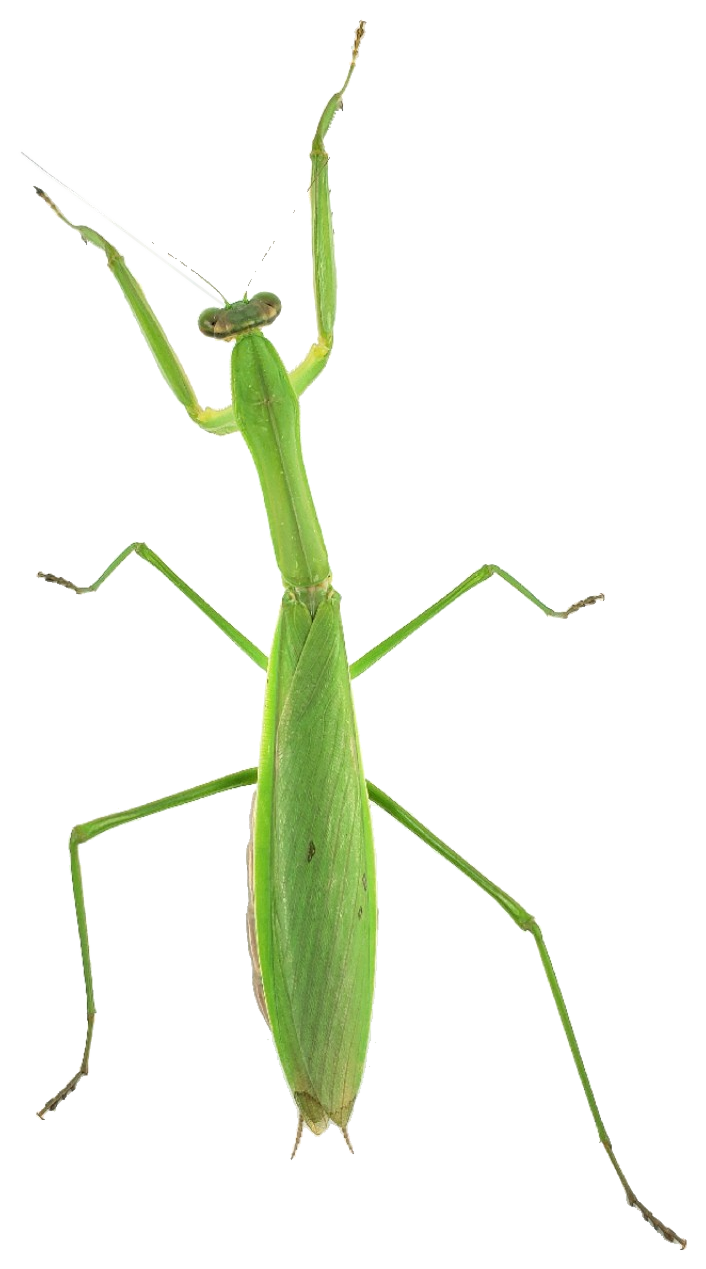
#> input picture assets/photo_cutouts/mantis_dorsal_photo.png, 706 x 1269 px
$ python render_photo_cutout_preview.py
#> lines starting #> are read from the running program, lines starting #| are printed output that depends on the picture
#!/usr/bin/env python3
"""Render a review sheet for the photo cutouts used by the Godot scene."""
from pathlib import Path

from PIL import Image, ImageDraw, ImageFont

ROOT = Path(__file__).resolve().parents[1]
OUT = ROOT / "previews/mantis_v8_photo_cutouts.png"


def font(size: int, bold: bool = False):
    candidates = [
        "/usr/share/fonts/truetype/dejavu/DejaVuSans-Bold.ttf" if bold else
        "/usr/share/fonts/truetype/dejavu/DejaVuSans.ttf",
    ]
    for candidate in candidates:
        if Path(candidate).exists():
            return ImageFont.truetype(candidate, size)
    return ImageFont.load_default()


def leaf(draw, points, fill):
    draw.polygon(points, fill=fill)
    draw.line(points[:2], fill=(91, 127, 66), width=3)


def main():
    width, height = 1440, 860
    sheet = Image.new("RGB", (width, height), (18, 31, 23))
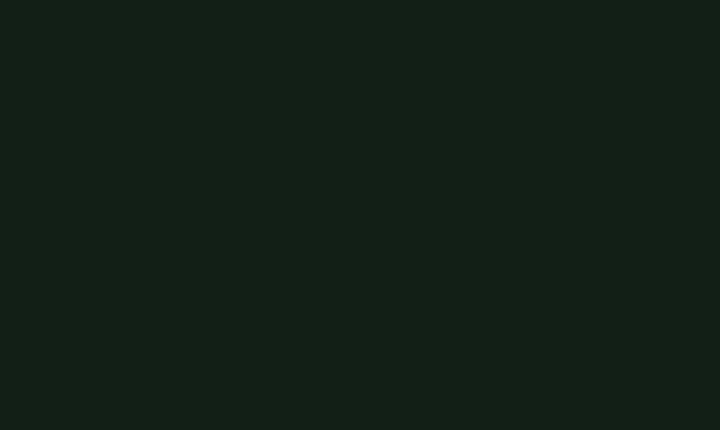
#> sheet: PIL image 1440x860 RGB (shown at 1/2 size); mean R, G, B 18, 31, 23
    draw = ImageDraw.Draw(sheet, "RGBA")
    # Soft, low-contrast leaf shapes echo the terrarium without hiding the cutouts.
    for points, color in [
        ([(0, 230), (145, 45), (225, 80), (120, 275)], (50, 83, 45, 90)),
        ([(1250, 0), (1425, 210), (1340, 280), (1205, 85)], (56, 86, 45, 72)),
        ([(1120, 860), (1285, 680), (1375, 710), (1270, 860)], (48, 80, 43, 84)),
        ([(12, 810), (200, 630), (275, 700), (105, 860)], (45, 76, 42, 76)),
    ]:
        leaf(draw, points, color)

    draw.text((52, 30), "MANTIS PHOTO MODE", font=font(31, True), fill=(228, 240, 218))
    draw.text((54, 74), "Original uploaded pixels • optional photo overlay • articulated V7 model is the default", font=font(17), fill=(165, 190, 157))

    cards = [(48, 126, 520, 812), (544, 126, 1392, 812)]
    for box in cards:
        draw.rounded_rectangle(box, radius=20, fill=(27, 47, 34, 205), outline=(98, 128, 81, 180), width=2)

    draw.text((76, 148), "DORSAL CAMERA", font=font(19, True), fill=(208, 229, 191))
    draw.text((572, 148), "SIDE CAMERA", font=font(19, True), fill=(208, 229, 191))

    dorsal = Image.open(ROOT / "assets/photo_cutouts/mantis_dorsal_photo.png").convert("RGBA")
#> dorsal is the input picture: PIL image 706x1269 RGBA; mean R, G, B, A 237.1, 241.1, 229.9, 29.7
    side = Image.open(ROOT / "assets/photo_cutouts/mantis_side_photo.png").convert("RGBA")
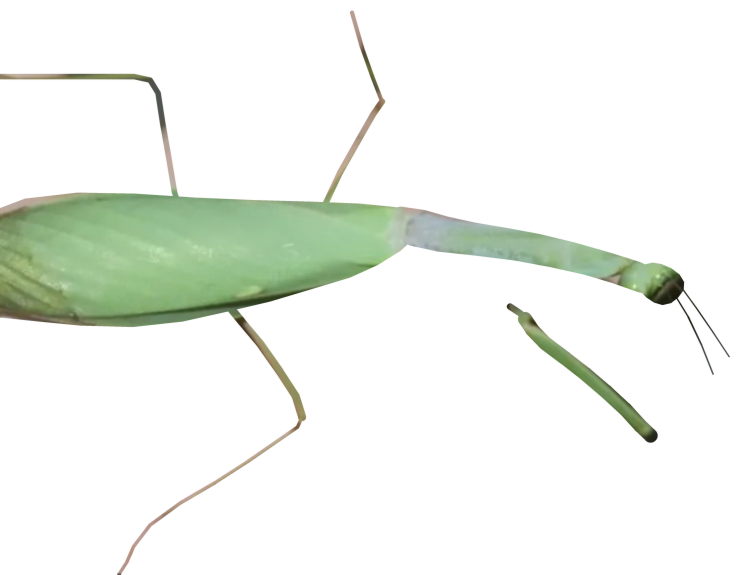
#> input picture assets/photo_cutouts/mantis_side_photo.png, 1481 x 1149 px (shown at 1/2 size)
#> side is the input picture: PIL image 1481x1149 RGBA; mean R, G, B, A 138, 128.7, 114.2, 35.9
    dorsal.thumbnail((390, 600), Image.Resampling.LANCZOS)
#> dorsal: PIL image 334x600 RGBA
    side.thumbnail((790, 545), Image.Resampling.LANCZOS)
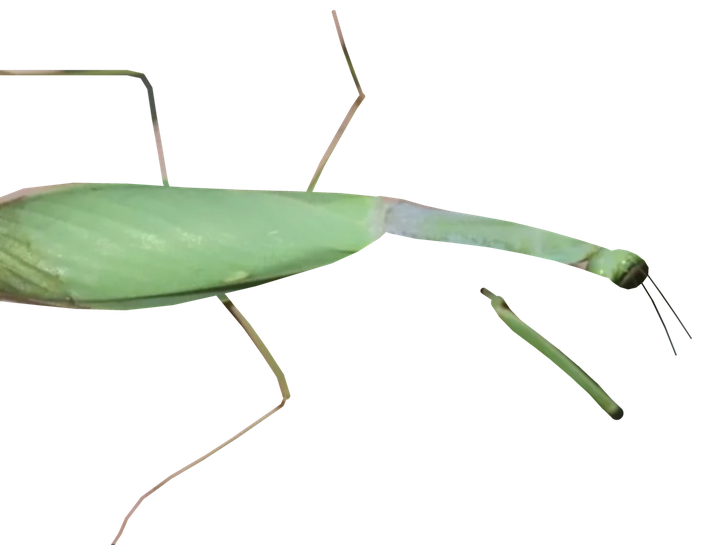
#> side: PIL image 702x545 RGBA; mean R, G, B, A 22, 26.1, 19.5, 35.9; transparent parts drawn white
    sheet.paste(dorsal, (85 + (390 - dorsal.width) // 2, 190 + (600 - dorsal.height) // 2), dorsal)
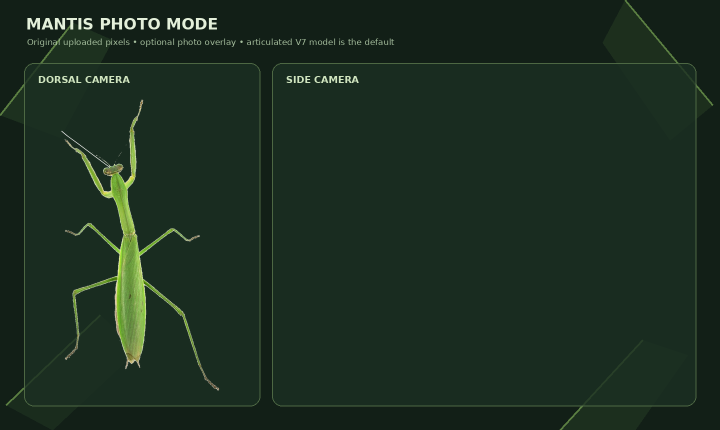
#> sheet: PIL image 1440x860 RGB (shown at 1/2 size); mean R, G, B 27.6, 45.5, 32.4
    sheet.paste(side, (574 + (790 - side.width) // 2, 195 + (545 - side.height) // 2), side)
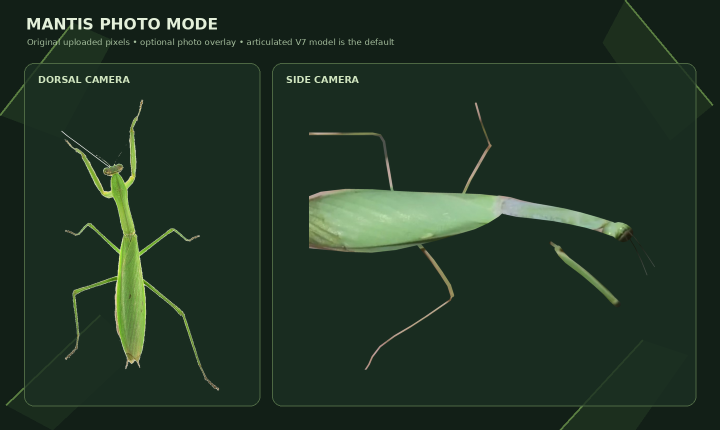
#> sheet: PIL image 1440x860 RGB (shown at 1/2 size); mean R, G, B 32.6, 51.1, 36.6

    draw.text((75, 775), "Top image switches on overhead view", font=font(14), fill=(169, 191, 162))
    draw.text((572, 775), "Side image switches on lower view • whole-photo pose motion", font=font(14), fill=(169, 191, 162))
    OUT.parent.mkdir(parents=True, exist_ok=True)
    sheet.save(OUT, optimize=True)
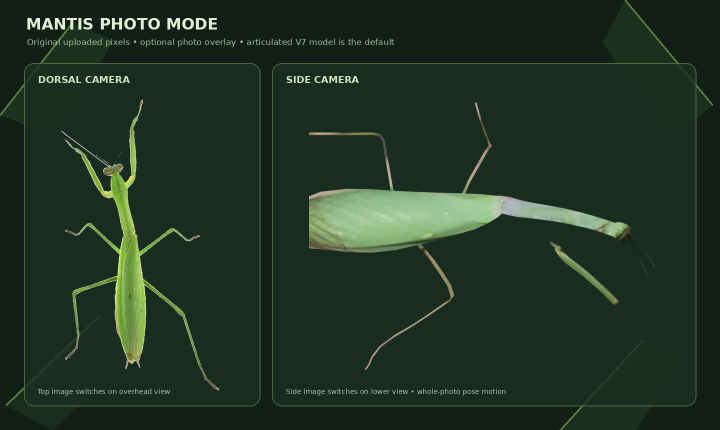
#> saved as mantis_v8_photo_cutouts.png: PIL image 1440x860 RGB (shown at 1/2 size); mean R, G, B 32.9, 51.3, 36.8
    print(f"Wrote {OUT.relative_to(ROOT)}")


if __name__ == "__main__":
    main()
